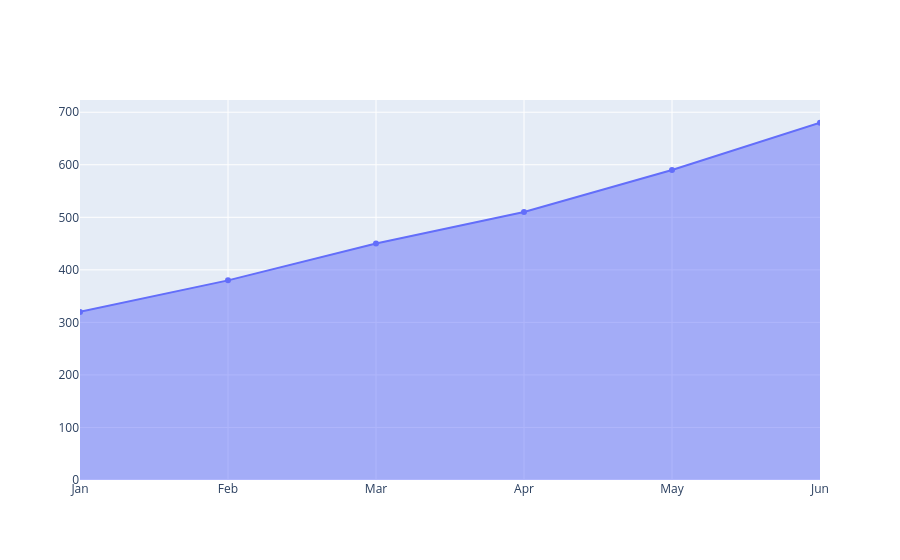

Notebook source saved alongside this figure:
### Code cell
df4 = pd.DataFrame({
    "Month": ["Jan", "Feb", "Mar", "Apr", "May", "Jun"],
    "Customers": [320, 380, 450, 510, 590, 680]
})

fig = go.Figure()

fig.add_trace(
    go.Scatter(
        x=df4["Month"],
        y=df4["Customers"],
        fill="tozeroy"
    )
)

fig.show()

### Figure 1 — Plotly figure (JSON) as saved in the notebook; plotly's stock layout.template omitted (floating-point values rounded to 4 significant figures)
{"data": [{"fill": "tozeroy", "type": "scatter", "x": ["Jan", "Feb", "Mar", "Apr", "May", "Jun"], "y": [320, 380, 450, 510, 590, 680]}], "layout": {}}
